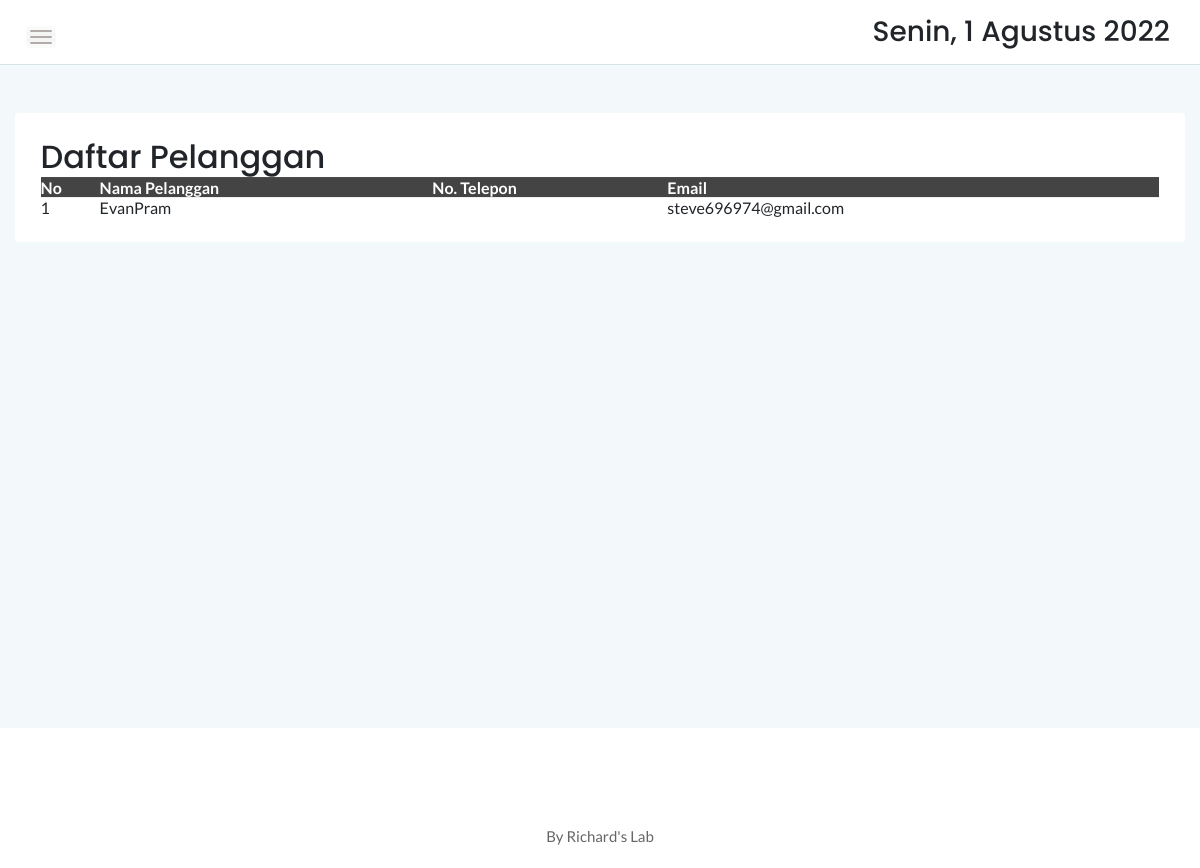
Before: /admin/customer.php with the older database file.
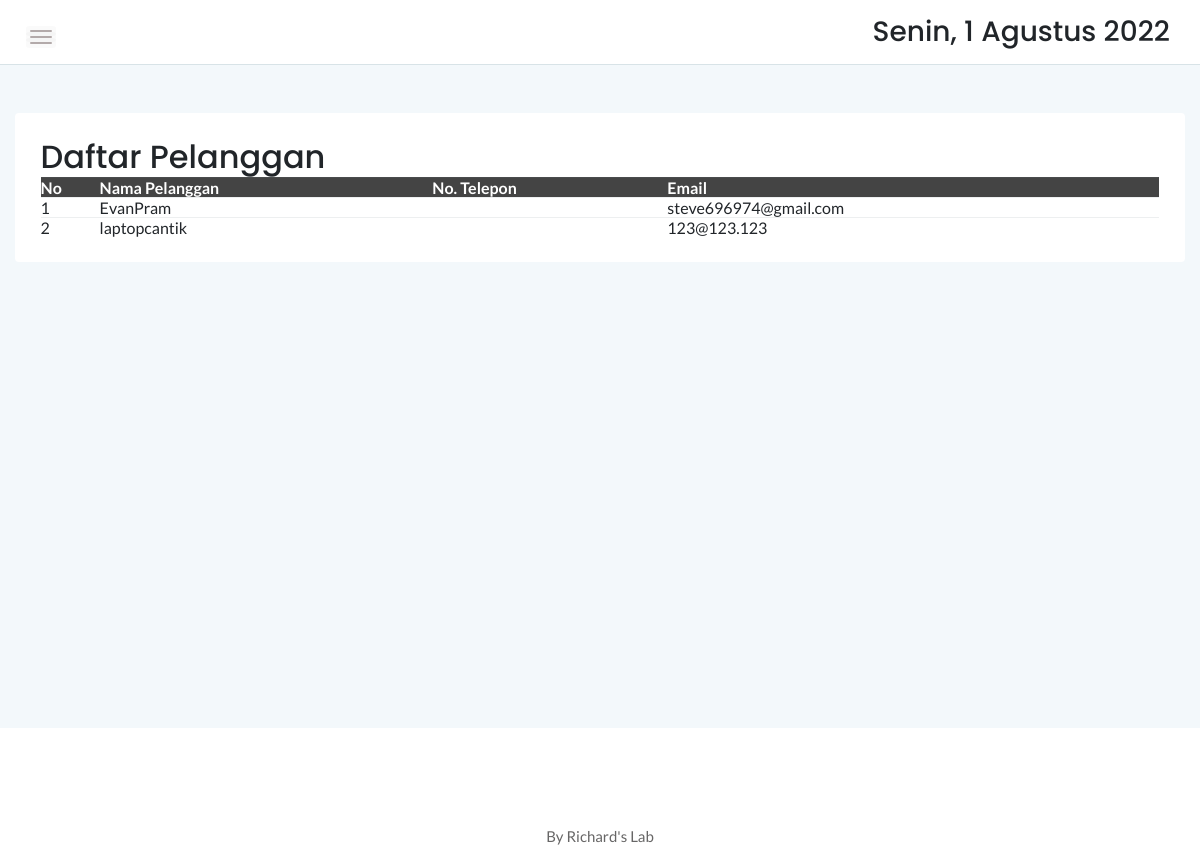
After: the same page with the newer database file.
### tables this page shows
CREATE TABLE `user` (
  `id_User` int(11) NOT NULL,
  `username` varchar(255) NOT NULL,
  `password` varchar(255) NOT NULL,
  `email` varchar(255) NOT NULL,
  `status` int(11) NOT NULL DEFAULT '2',
  `tglDibuat` timestamp NOT NULL DEFAULT CURRENT_TIMESTAMP
);

### admin/assets/PHP/load-user.php (called while the page is built)
<?php
    require 'connection.php';
    $sqlUser = mysqli_query($conn, "SELECT username, noTelp, email FROM user WHERE status = 2");
    $listUser = [];
    while($temp = mysqli_fetch_assoc($sqlUser)){
        $listUser[] = $temp;
    }
?>

### admin/customer.php (the view, shortened to what this page needs)
<?php
    require 'assets/PHP/load-user.php';
?>
<head>
    <link rel="stylesheet" href="assets/css/bootstrap.min.css">
    <link rel="stylesheet" href="assets/css/font-awesome.min.css">
    <link rel="stylesheet" href="assets/css/themify-icons.css">
    <link rel="stylesheet" href="assets/css/metisMenu.css">
    <link rel="stylesheet" href="assets/css/owl.carousel.min.css">
    <link rel="stylesheet" href="assets/css/slicknav.min.css">
    <link rel="stylesheet" href="https://www.amcharts.com/lib/3/plugins/export/export.css" type="text/css" media="all" />
	<link rel="stylesheet" type="text/css" href="https://cdn.datatables.net/1.10.20/css/jquery.dataTables.min.css">
    <link rel="stylesheet" type="text/css" href="https://cdn.datatables.net/1.10.20/css/jquery.dataTables.css">
    <link rel="stylesheet" type="text/css" href="https://cdn.datatables.net/1.10.20/css/dataTables.bootstrap4.min.css">
    <link rel="stylesheet" type="text/css" href="https://cdn.datatables.net/responsive/2.2.3/css/responsive.bootstrap.min.css">
    <link rel="stylesheet" type="text/css" href="https://cdn.datatables.net/responsive/2.2.3/css/responsive.jqueryui.min.css">
	<link rel="stylesheet" type="text/css" href="https://cdn.datatables.net/buttons/1.5.2/css/buttons.dataTables.min.css">
    <link rel="stylesheet" href="assets/css/typography.css">
    <link rel="stylesheet" href="assets/css/default-css.css">
    <link rel="stylesheet" href="assets/css/styles.css">
    <link rel="stylesheet" href="assets/css/responsive.css">
</head>
<body>
    <div class="page-container">
        <div class="main-content">
            <div class="header-area">
                <div class="row align-items-center">
                    <div class="col-md-6 col-sm-8 clearfix">
                        <div class="nav-btn pull-left">
                            <span></span>
                            <span></span>
                            <span></span>
                        </div>
                    </div>
                    <div class="col-md-6 col-sm-4 clearfix">
                        <ul class="notification-area pull-right">
                            <li><h3><div class="date">
						</b></div></h3>
						</li>
                        </ul>
                    </div>
                </div>
            </div>
            <div class="main-content-inner">
                <div class="row mt-5 mb-5">
                    <div class="col-12">
                        <div class="card">
                            <div class="card-body">
                                <div class="d-sm-flex justify-content-between align-items-center">
									<h2>Daftar Pelanggan</h2>
								</div>
                                    <div class="data-tables datatable-dark">
										 <table id="dataTable3" class="display" style="width:100%"><thead class="thead-dark">
											<tr>
												<th>No</th>
												<th>Nama Pelanggan</th>
												<th>No. Telepon</th>
												<th>Email</th>
											</tr></thead>
                                            <tbody>
                                            <?php $i=1;foreach($listUser as $user): ?>
                                            <tr>
                                                <td>
                                                    <?php echo $i ?>
                                                </td>
                                                <td>
                                                    <?php echo $user['username'] ?>
                                                </td>
                                                <td>
                                                </td>
                                                <td>
                                                    <?php echo $user['email'] ?>
                                                </td>
                                            </tr>
                                            <?php $i++;endforeach;?>
										    </tbody>
										</table>
                                    </div>
                                </div>
                            </div>
                        </div>
                    </div>
                </div>
            </div>
        </div>
        <footer>
            <div class="footer-area">
                <p>By Richard's Lab</p>
            </div>
        </footer>
</body>
</html>

Changed rows visible on the page:
added user: username "laptopcantik", email "123@123.123"
